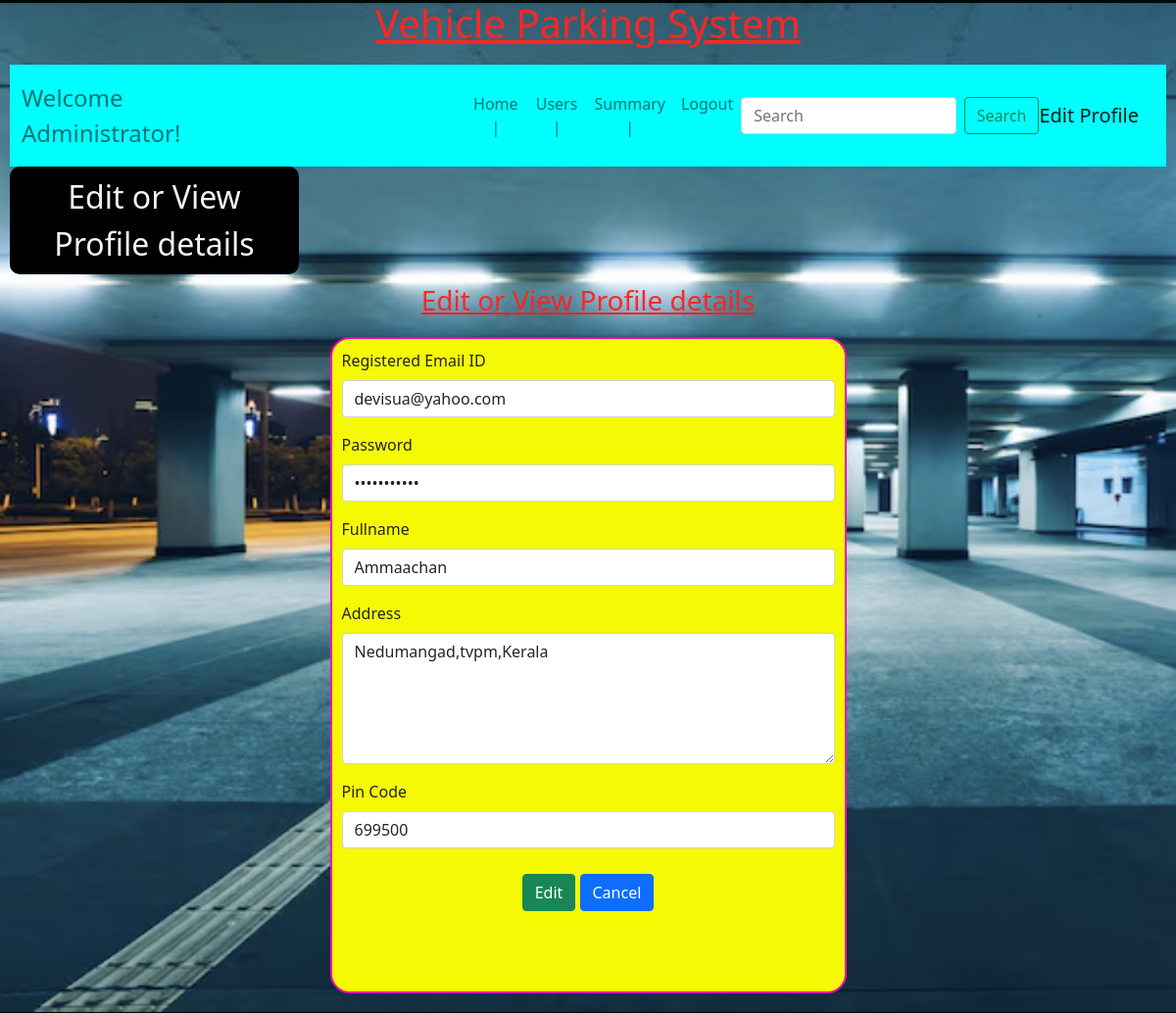
Page /edit_profile_admin/devisua@yahoo.com on the committed database.
### backend/models.py (models this page shows)
class User_Details(db.Model):
    __tablename__="user_details" #by default,tablename will be taken as the class name with all letters in lower case
    id=db.Column(db.Integer,primary_key=True)
    email=db.Column(db.String,unique=True,nullable=False)
    password=db.Column(db.String,nullable=False)
    role=db.Column(db.Integer,default=1) # by default, the one who registers is user and not admin
    full_name=db.Column(db.String,nullable=False)
    address=db.Column(db.String,nullable=False)
    pin_code=db.Column(db.Integer,nullable=False)
    reserve_parking_spot=db.relationship("Reserve_parking_spot",cascade="all,delete",backref="user_details",lazy=True)

### backend/controllers.py (the view, shortened to what this page needs)
@app.route("/edit_profile_admin/<email>",methods=["GET","POST"])
def edit_admin(email):
    user=User_Details.query.filter_by(email=email).first()
    if not user:
        return redirect(url_for("admindashboardfn",name=email))
    p=user.password
    a=user.address
    n=user.full_name
    pi=user.pin_code
    return render_template("edit_a.html",email=email,password=p,name=n,address=a,pincode=pi)

### templates/edit_a.html (shortened to what this page needs)
{%extends "adminlayout.html"%}
{%block content%}
            <div class="centers">
                Edit or View Profile details
            </div>
            <div class="my_panel">
                <div class="center">
                    <h3><u>Edit or View Profile details</u></h3>
                </div>
                <form action="/edit_profile_admin/{{email}}" method="POST">
                <div class="input-form2">
                    <div class="mb-3">
                        <label for="email" class="form-label">Registered Email ID</label>
                        <input type="email" class="form-control" id="email" name="gmail" value="{{email}}">
                    </div>
                    <div class="mb-3">
                        <label for="password" class="form-label">Password</label>
                        <input type="password" class="form-control" id="password" name="password" value="{{password}}">
                    </div>
                    <div class="mb-3">
                        <label for="full_name" class="form-label">Fullname</label>
                        <input type="text" class="form-control" id="full_name" name="fulnam" value="{{name}}">
                    </div>
                    <div class="mb-3">
                        <label for="address" class="form-label">Address</label>
                        <textarea class="form-control" id="address" name="address" rows="5" cols="50">{{address}}</textarea>
                    </div>
                    <div class="mb-3">
                        <label for="pincode" class="form-label">Pin Code</label>
                        <input type="number" class="form-control" id="pincode" name="pincode" value="{{pincode}}">
                    </div>
                    <div class="button">
                        <button type="submit" class="btn btn-success">Edit</button>
                    <a href="/admin/{{name}}" type="button" class="btn btn-primary">Cancel</a>
                    </div>
                </div>
                </form>
            </div>
{%endblock%}

### static/styles/styles.css (style rules this page uses)
* { margin: 0px; }
html { background-image: url(/static/images/bkg1.png); background-size: cover; }
.my_panel { margin: auto; padding: 10px; }
.center { text-align: center; margin: auto; color: rgb(254, 38, 38); }
.button { text-align: center; padding: 10px; }
.input-form2 { border: 2px solid rgb(243, 4, 179); width: 527px; height: 670px; margin: auto; margin-top: 20px; padding: 10px; border-radius: 20px; font-size: 16px; text-align: justify; background-color: rgb(245, 249, 4); }
.centers { width: 25%; font-size: xx-large; color: oklab(96.346% 0.00308 0.00084); border: 2px solid black; border-radius: 10px; text-align: center; padding: 5px; background-color: black; }

### rows in the picture
User_Details: fulnam "Ammaachan", address "Nedumangad,tvpm,Kerala", pincode "699500"
